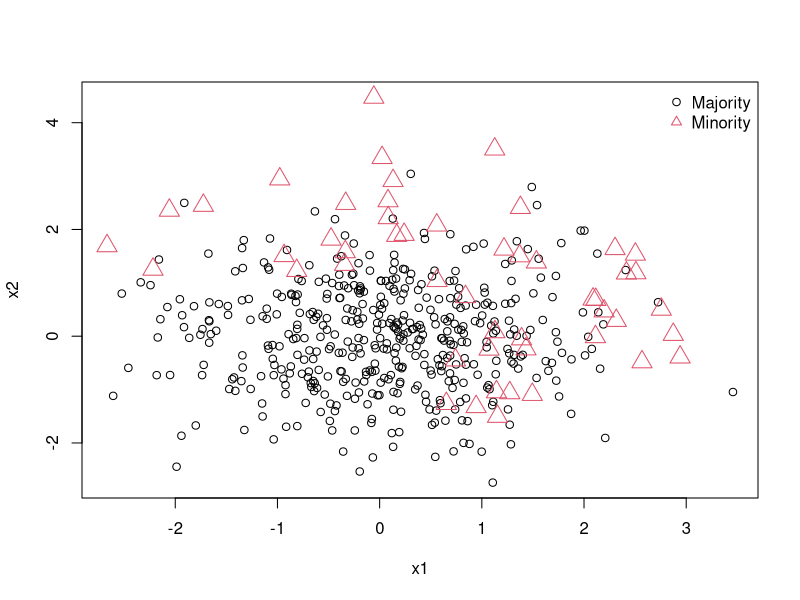

Recreate this plot in R. (Note: this script raises an error after producing the figure.)
########## Example dataset ##########

d.mj <- cbind(rnorm(n = 450, mean = 0, sd = 1), rnorm(n = 450, mean = 0, sd = 1))
d.mn1 <- cbind(rnorm(n = 25, mean = 2, sd = 1), rnorm(n = 25, mean = 0, sd = 1))
d.mn2 <- cbind(rnorm(n = 25, mean = 0, sd = 1), rnorm(n = 25, mean = 2, sd = 1))
class <- c(rep(0, nrow(d.mj)), rep(1, nrow(rbind(d.mn1,d.mn2))))
data <- rbind(d.mj, d.mn1, d.mn2)
data <- data.frame(x1 = data[,1], x2 = data[,2], class = class)
rm(d.mj,d.mn1,d.mn2)
plot(data[,-3], col = class+1, pch = class+1, cex = class+1)
legend("topright", c("Majority","Minority"), pch = c(1,2), col = c(1,2), bty = "n")

########## SLSMOTE ##########

result <- SLSMOTE(data = data, target.column = 3, k = 10)

d.synTotal <- result$d.synTotal
head(d.synTotal)

d.synIndvd <- result$d.synIndvd
d.synIndvd$`451`

draw <- function(i) {
  ind <- which(class == 1)
  ind <- ind[i]
  points(x = d.synIndvd[[i]][1], y = d.synIndvd[[i]][2], pch = 15, col = 3, cex = 2)
  points(x = data[ind,1], y = data[ind,2], pch = 17, col = 4, cex = 2)
}

plot(data[,-3], col = class+1, pch = class+1, cex = class+1)
legend("topright", c("Majority","Minority"), pch = c(1,2), col = c(1,2), bty = "n")
draw(1)
draw(2)
draw(3)

plot(data[,-3], col = class+1, pch = class+1, cex = class+1)
legend("topright", c("Majority","Minority"), pch = c(1,2), col = c(1,2), bty = "n")
for (i in 1:50) draw(i)


########## Repeat SLSMOTE until balancing ##########

d.synTotal <- SLSMOTE(data = data, target.column = 3, k = 10)$d.synTotal

n.mj <- table(class)[1]
n.mn <- table(class)[2]

itr <- round(x = (n.mj/n.mn), digits = 0)

for (i in 1:(itr-1)) {
  tmp <- SLSMOTE(data = data, target.column = 3, k = 10)$d.synTotal
  d.synTotal <- rbind(d.synTotal, tmp)
}

plot(data[,-3], col = class+1, pch = class+1, cex = class+1)
legend("topright", c("Majority","Minority"), pch = c(1,2), col = c(1,2), bty = "n")
points(x = d.synTotal[,1], y = d.synTotal[,2], pch = 15, col = 3, cex = 1.5)
